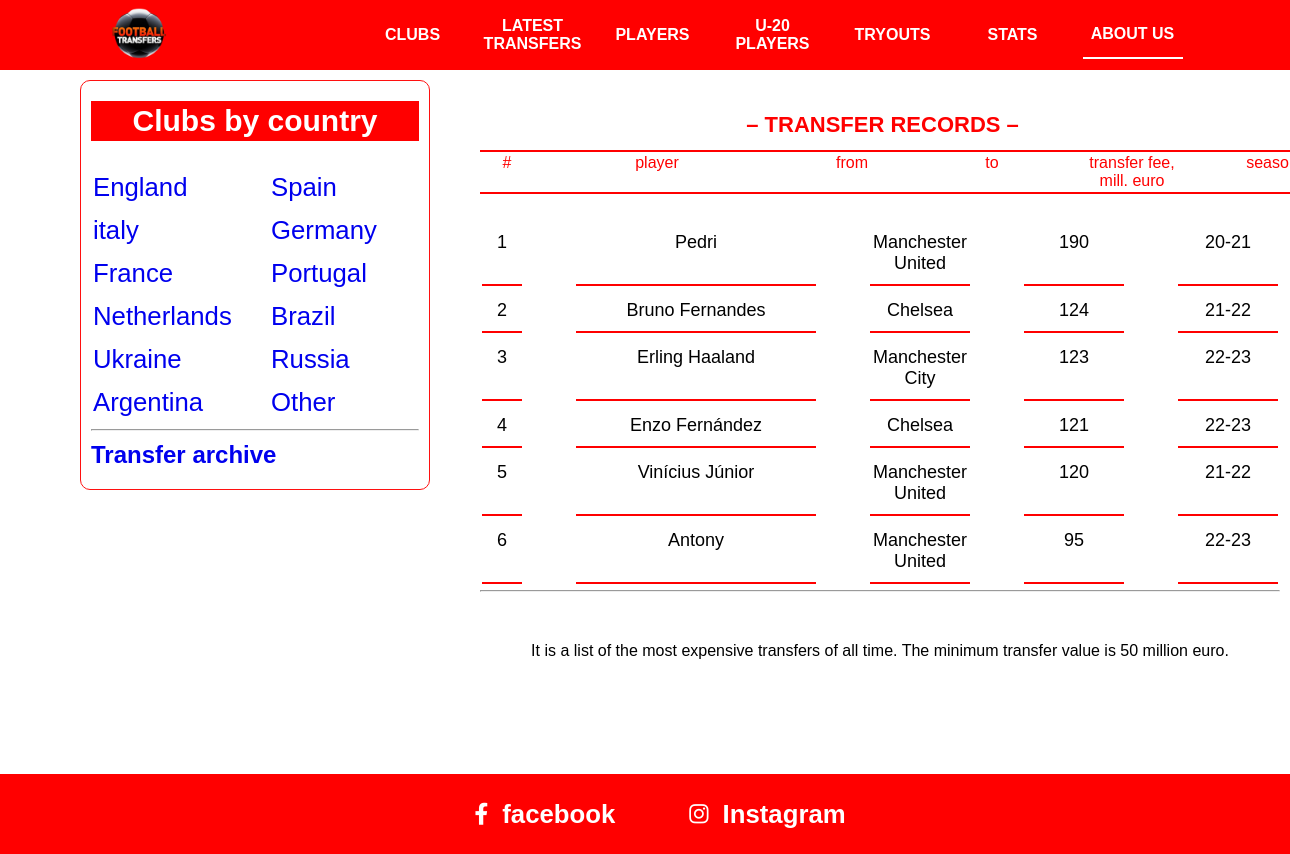
The page /transfer_record/ on the database its author committed.
### asosiy/models.py (models this page shows, shortened)
class Transfer(models.Model):
    player = models.ForeignKey(Player, on_delete=models.CASCADE)
    eski = models.ForeignKey(Club, on_delete=models.CASCADE, related_name='sotuvlari')
    yangi = models.ForeignKey(Club, on_delete=models.CASCADE, related_name='sotib_olganlari')
    narxi = models.PositiveIntegerField()
    tax_narxi = models.PositiveIntegerField()
    mavsum = models.CharField(max_length=40)

class Player(models.Model):
    pozit = [
        ('Midfielder', 'Midfielder'),
        ('Defender', 'Defender'),
        ('Forward', 'Forward'),
        ('Keeper', 'Keeper')
    ]
    ism = models.CharField(max_length=50)
    t_yil = models.DateField()
    club = models.ForeignKey(Club, on_delete=models.CASCADE, related_name='futbolchilari')
    tr_narxi = models.PositiveIntegerField()
    millat = models.CharField(max_length=50)
    pozitsiya = models.CharField(max_length=50, choices=pozit)
    def __str__(self):
        return self.ism

class Club(models.Model):
    nom = models.CharField(max_length=100)
    davlat = models.CharField(max_length=100)
    logo = models.FileField()
    president = models.CharField(max_length=100)
    coach = models.CharField(max_length=80)
    yili = models.CharField(max_length=30)
    eng_qim_tr = models.CharField(max_length=50)
    eng_qim_sotuv = models.CharField(max_length=50)
    def __str__(self):
        return self.nom

### asosiy/views.py (the view)
# urls.py: path('transfer_record/', transfer_record),
def transfer_record(request):
    data = {
        'tra': Transfer.objects.filter(narxi__gt=50).order_by('-narxi')[0:100]
    }
    return render(request, 'transfer-records.html', data)

### templates/transfer-records.html
{% extends 'header.html' %}
  {% block content %}
      <div class="nav">
          <h2>– TRANSFER RECORDS –</h2>
          <table class="content-nav">
            <thead>
              <tr>
                <td>#</td>
                <td>player</td>
                <td>from</td>
                <td>to</td>
                <td>
                  transfer fee, <br />
                  mill. euro
                </td>
                <td>
                  season
                </td>
              </tr>
            </thead>
          </table>
        </div>
      <div class="latest-transfers">
        <table class="top-players">
          {% for i in tra %}
          <tr>
            <td>{{forloop.counter}}</td>
            <td>{{i.player}}</td>
            <td>{{i.yangi}}</td>
            <td>{{i.narxi}}</td>
            <td>{{i.mavsum}}</td>
          </tr>
          {% endfor %}
        </table>
        <hr>
        <p>It is a list of the most expensive transfers of all time. The minimum transfer value is 50 million euro.</p>
      </div>
  {% endblock %}

### static/css/main.css (style rules this page uses)
* { margin: 0; padding: 0; box-sizing: border-box; }
.nav { width: 805px; background-color: white; position: fixed; left: 480px; top: 70px; }
.nav h2 { text-align: center; color: red; line-height: 50px; padding-top: 30px; font-size: 22px; }
.latest-transfers { display: inline-block; width: 800px; margin-left: 480px; margin-top: 120px; }
.latest-transfers p { text-align: center; margin: 50px 0px 110px 0px; }
.players tr td:nth-child(2), .top-players tr td:nth-child(2), .playerss tr td:nth-child(2) { width: 240px; }
.players tr td:nth-child(1), .top-players tr td:nth-child(1), .playerss tr td:nth-child(1) { width: 40px !important; }
.top-players { width: 100%; }
.top-players tr { display: flex; justify-content: space-between; overflow: hidden; }
.top-players tr td { width: 100px; margin-bottom: 4px; font-size: 18px; border-bottom: 2px solid rgb(255, 0, 0); text-align: center; padding: 10px 0px; }
.latest-transfers { display: inline-block; width: 800px; margin-left: 480px; margin-top: 220px; overflow: hidden; }
.latest-transfers p { text-align: center; }
.content-nav { border-top: 2px solid rgb(255, 0, 0); border-bottom: 2px solid rgb(255, 0, 0); width: 100%; }
.content-nav tr { display: flex; justify-content: space-between !important; }
.content-nav tr td { width: 140px; color: red; text-align: center; }
.content-nav tr td:nth-child(1) { width: 50px; }
.content-nav tr td:nth-child(2) { width: 250px; }

### rows shown on the page
Transfer: player "Pedri", yangi "Manchester United", narxi "190", mavsum "20-21"
Transfer: player "Bruno Fernandes", yangi "Chelsea", narxi "124", mavsum "21-22"
Transfer: player "Erling Haaland", yangi "Manchester City", narxi "123", mavsum "22-23"
Transfer: player "Enzo Fernández", yangi "Chelsea", narxi "121", mavsum "22-23"
Transfer: player "Vinícius Júnior", yangi "Manchester United", narxi "120", mavsum "21-22"
Transfer: player "Antony", yangi "Manchester United", narxi "95", mavsum "22-23"
